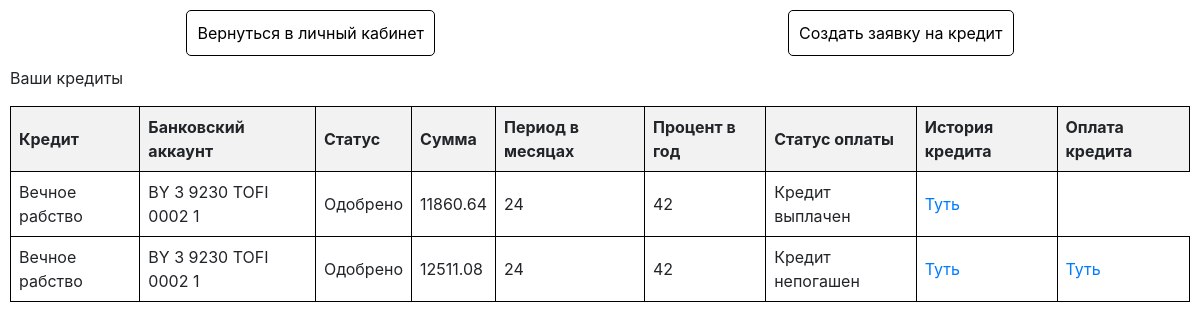
The app's page /bank-account/my-credit/ (signed in) with its own data.
### credit/models.py (models this page shows, shortened)
class UserCredit(models.Model):
    credit = models.ForeignKey(Credit, on_delete=models.CASCADE)
    bank_account = models.ForeignKey(BankAccount, on_delete=models.CASCADE)
    status = models.ForeignKey(CreditStatus, on_delete=models.CASCADE)
    amount = models.DecimalField(max_digits=12, decimal_places=2)
    paid = models.BooleanField(default=False)

class Credit(models.Model):
    name = models.CharField(max_length=255)
    description = models.CharField(max_length=255)
    period_in_month = models.IntegerField()
    min_amount = models.DecimalField(max_digits=12, decimal_places=2)
    max_amount = models.DecimalField(max_digits=12, decimal_places=2)
    percent = models.IntegerField()
    currency = models.ForeignKey(Currency, on_delete=models.CASCADE)
    type = models.ForeignKey(CreditType, on_delete=models.CASCADE)
    def __str__(self):
        return self.name

class CreditStatus(models.Model):
    name = models.CharField(max_length=255)
    description = models.CharField(max_length=255)
    def __str__(self):
        return self.name

### bank_account/models.py (models this page shows)
class BankAccount(models.Model):
    name = models.CharField(max_length=255, primary_key=True)
    user = models.ForeignKey(User, on_delete=models.CASCADE)
    balance = models.DecimalField(
        default=0,
        max_digits=12,
        decimal_places=2
    )
    currency = models.ForeignKey(Currency, on_delete=models.CASCADE)
    account_type = models.ForeignKey(BankAccountType, on_delete=models.CASCADE)
    def __str__(self):
        return self.name

### credit/views.py (the view)
# urls.py: path('my-credit/', MyCreditView.as_view(), name='my-credit'),
class MyCreditView(View):
    def get(self, request, *args, **kwargs):
        credits = UserCredit.objects.filter(bank_account__user=request.user)
        context = {
            'credits': credits
        }
        return render(request, 'bank_account/my_credit.html', context)

### bank_account/templates/bank_account/my_credit.html (shortened to what this page needs)
<!DOCTYPE html>
<html lang="en">
<head>
    <link href="https://maxcdn.bootstrapcdn.com/bootstrap/4.0.0/css/bootstrap.min.css" rel="stylesheet">
</head>
<body>
<header>
    <a href="{% url 'bank-account' %}">Вернуться в личный кабинет</a>
    <a href="{% url 'make-credit' %}">Создать заявку на кредит</a>
</header>
<div style="margin: 10px">
    <p>Ваши кредиты</p>
    <table>
        <tr>
            <th>Кредит</th>
            <th>Банковский аккаунт</th>
            <th>Статус</th>
            <th>Сумма</th>
            <th>Период в месяцах</th>
            <th>Процент в год</th>
            <th>Статус оплаты</th>
            <th>История кредита</th>
            <th>Оплата кредита</th>
        </tr>
        {% for credit in credits %}
            <tr>
                <td>{{ credit.credit }}</td>
                <td>{{ credit.bank_account }}</td>
                <td>{{ credit.status }}</td>
                <td>{{ credit.amount }}</td>
                <td>{{ credit.credit.period_in_month }}</td>
                <td>{{ credit.credit.percent }}</td>
                {% if credit.paid %}
                    <td>Кредит выплачен</td>
                {% else %}
                    <td>Кредит непогашен</td>
                {% endif %}
                {% if credit.status.name == 'Одобрено' %}
                    <td><a href="{% url 'credit-history' credit.id %}">Туть</a></td>
                {% else %}
                    <td>Ожидайте подтверждения кредита</td>
                {% endif %}
                {% if credit.status.name == 'Одобрено' %}
                    {% if not credit.paid %}
                        <td><a href="{% url 'pay-credit' pk=credit.id %}">Туть</a></td>
                    {% endif %}
                {% else %}
                    <td>Ожидайте подтверждения кредита</td>
                {% endif %}
            </tr>
        {% endfor %}
    </table>
    <br>
</div>
</body>
</html>

### bank_account/templates/bank_account/my_credit.html (style rules this page uses)
table { border-collapse: collapse; width: 100%; }
th, td { border: 1px solid black; padding: 8px; text-align: left; }
th { background-color: #f2f2f2; }
header { display: flex; justify-content: space-around; margin: 10px; }
header a { text-decoration: none; color: #000; padding: 10px; border: 1px solid #000; border-radius: 5px; }

### records on screen
UserCredit: credit "Вечное рабство", bank_account "BY 3 9230 TOFI 0002 1", status "Одобрено", amount "11860.64", credit.period_in_month "24", credit.percent "42", paid "Кредит выплачен", shows "Туть"
UserCredit: credit "Вечное рабство", bank_account "BY 3 9230 TOFI 0002 1", status "Одобрено", amount "12511.08", credit.period_in_month "24", credit.percent "42", paid "Кредит непогашен", shows "Туть"
